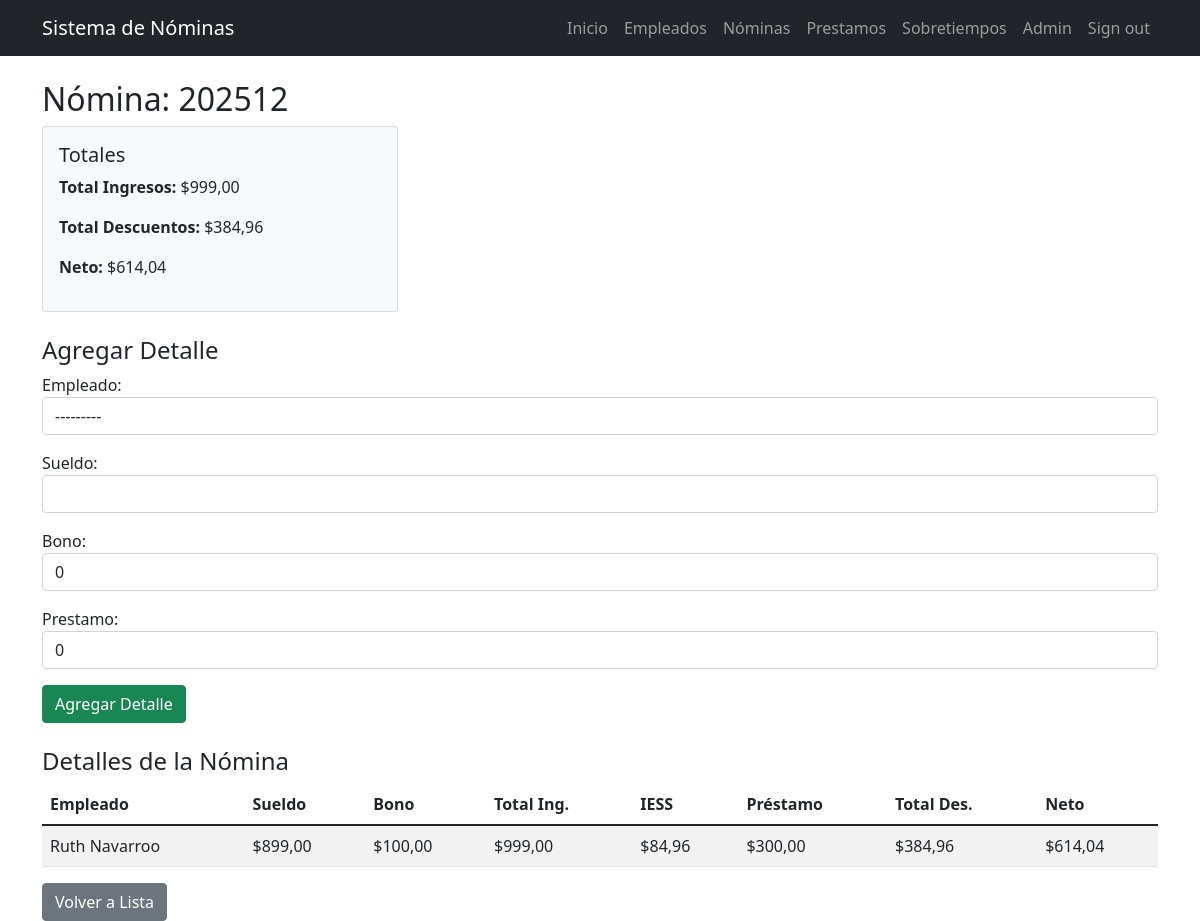
The page /nominas/11/ (signed in) on the database as committed earlier.
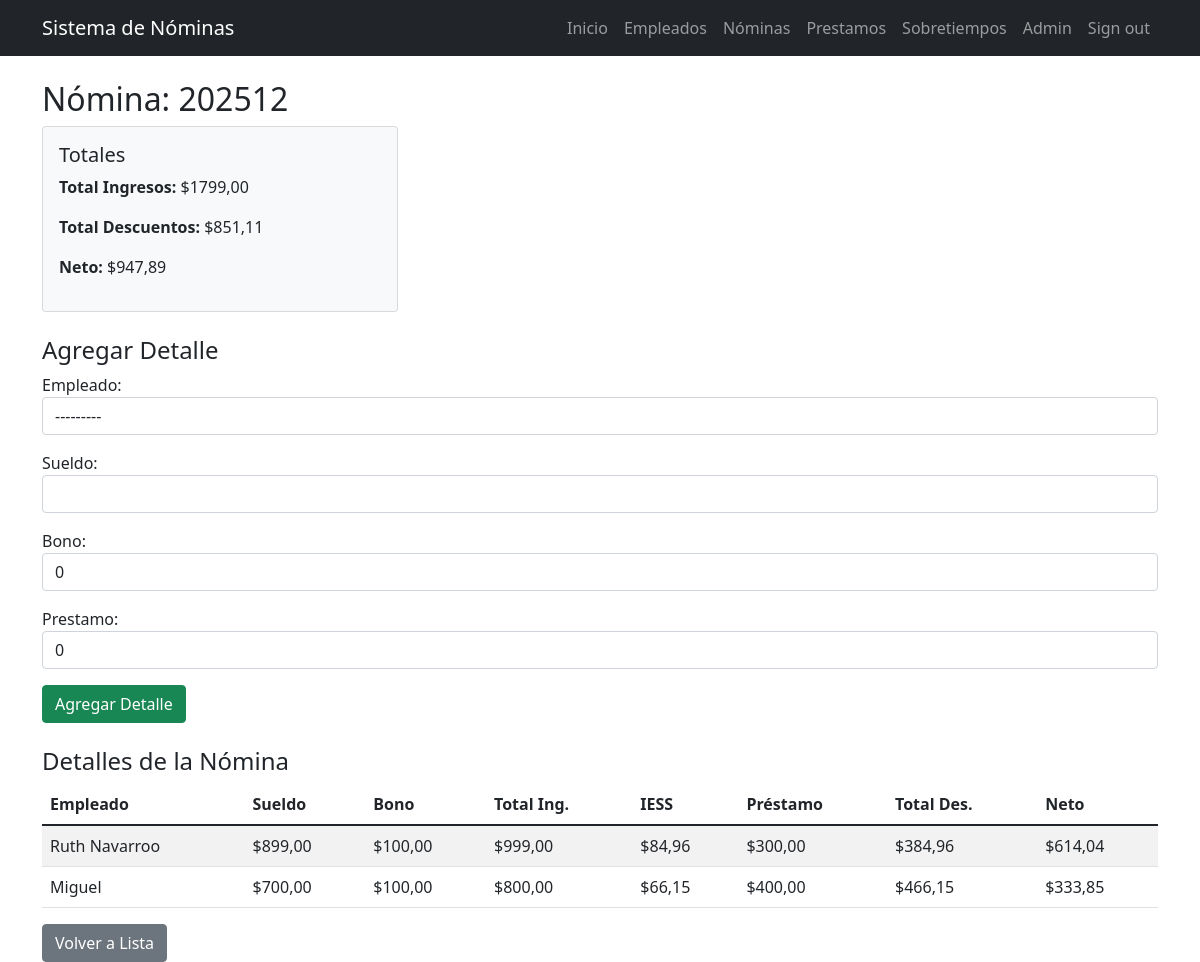
The same page on the database as committed later.
### nomina/models.py (models this page shows, shortened)
class Nomina(models.Model):
    aniomes = models.CharField(max_length=6)
    tot_ing = models.DecimalField(max_digits=12, decimal_places=2, default=0)
    tot_des = models.DecimalField(max_digits=12, decimal_places=2, default=0)
    neto = models.DecimalField(max_digits=12, decimal_places=2, default=0)

class NominaDetalle(models.Model):
    nomina = models.ForeignKey(Nomina, on_delete=models.CASCADE)
    empleado = models.ForeignKey(Empleado, on_delete=models.CASCADE)
    sueldo = models.DecimalField(
        max_digits=10,
        decimal_places=2,
        validators=[MinValueValidator(Decimal('0'), _('El sueldo no puede ser negativo.'))]
    )
    bono = models.DecimalField(
        max_digits=10,
        decimal_places=2,
        default=0,
        validators=[MinValueValidator(Decimal('0'), _('El bono no puede ser negativo.'))]
    )
    tot_ing = models.DecimalField(max_digits=10, decimal_places=2, default=0)
    iess = models.DecimalField(max_digits=10, decimal_places=2, default=0)
    prestamo = models.DecimalField(
        max_digits=10,
        decimal_places=2,
        default=0,
        validators=[MinValueValidator(Decimal('0'), _('El préstamo no puede ser negativo.'))]
    )
    tot_des = models.DecimalField(max_digits=10, decimal_places=2, default=0)
    neto = models.DecimalField(max_digits=10, decimal_places=2, default=0)

class Empleado(models.Model):
    cedula = models.CharField(
        max_length=10,
        unique=True,
        validators=[
            RegexValidator(
                regex=r'^\d{10}$',
                message='La cédula debe tener exactamente 10 dígitos numéricos.'
            )
        ],
        help_text='Cédula ecuatoriana de 10 dígitos'
    )
    nombre = models.CharField(max_length=100)
    sueldo = models.DecimalField(max_digits=10, decimal_places=2,validators=[MinValueValidator(0, 'El sueldo no puede ser negativo.')])
    departamento = models.CharField(max_length=100)
    cargo = models.CharField(max_length=100)
    def __str__(self):
        return f"{self.nombre} ({self.cedula})"

### nomina/views.py (the view, shortened to what this page needs)
# urls.py: path('nominas/<int:pk>/', NominaDetailView.as_view(), name='nomina_detail'),
class NominaDetailView(LoginRequiredMixin, DetailView):
    model = Nomina
    template_name = "nomina/nomina_detail.html"
    context_object_name = "nomina"
    def get_context_data(self, **kwargs):
        context = super().get_context_data(**kwargs)
        context["detalles"] = self.object.nominadetalle_set.all()
        context["form"] = NominaDetalleForm()
        return context

### nomina/forms.py
class NominaDetalleForm(forms.ModelForm):
    class Meta:
        model = NominaDetalle
        fields = ['empleado', 'sueldo', 'bono', 'prestamo']
        widgets = {
            'empleado': forms.Select(attrs={'class': 'form-control'}),
            'sueldo': forms.NumberInput(attrs={'class': 'form-control'}),
            'bono': forms.NumberInput(attrs={'class': 'form-control'}),
            'prestamo': forms.NumberInput(attrs={'class': 'form-control'}),
        }

### nomina/templates/nomina/nomina_detail.html (shortened to what this page needs)
{% extends 'nomina/base.html' %}
{% block content %}
<h2>Nómina: {{ nomina.aniomes }}</h2>
<div class="row mb-4">
    <div class="col-md-4">
        <div class="card bg-light">
            <div class="card-body">
                <h5>Totales</h5>
                <p><strong>Total Ingresos:</strong> ${{ nomina.tot_ing }}</p>
                <p><strong>Total Descuentos:</strong> ${{ nomina.tot_des }}</p>
                <p><strong>Neto:</strong> ${{ nomina.neto }}</p>
            </div>
        </div>
    </div>
</div>
<h4>Agregar Detalle</h4>
<form method="post" class="mb-4">
    {{ form.as_p }}
    <button type="submit" class="btn btn-success">Agregar Detalle</button>
</form>
<h4>Detalles de la Nómina</h4>
<table class="table table-striped">
    <thead>
        <tr>
            <th>Empleado</th>
            <th>Sueldo</th>
            <th>Bono</th>
            <th>Total Ing.</th>
            <th>IESS</th>
            <th>Préstamo</th>
            <th>Total Des.</th>
            <th>Neto</th>
        </tr>
    </thead>
    <tbody>
        {% for detalle in detalles %}
        <tr>
            <td>{{ detalle.empleado.nombre }}</td>
            <td>${{ detalle.sueldo }}</td>
            <td>${{ detalle.bono }}</td>
            <td>${{ detalle.tot_ing }}</td>
            <td>${{ detalle.iess }}</td>
            <td>${{ detalle.prestamo }}</td>
            <td>${{ detalle.tot_des }}</td>
            <td>${{ detalle.neto }}</td>
        </tr>
        {% endfor %}
    </tbody>
</table>
<a href="{% url 'nomina:nomina_list' %}" class="btn btn-secondary">Volver a Lista</a>
{% endblock %}

### nomina/templates/nomina/base.html (shortened to what this page needs)
<!DOCTYPE html>
<html lang="es">
<head>
    <link href="https://cdn.jsdelivr.net/npm/bootstrap@5.1.3/dist/css/bootstrap.min.css" rel="stylesheet">
</head>
<body>
    <nav class="navbar navbar-expand-lg navbar-dark bg-dark">
        <div class="container">
            <a class="navbar-brand" href="{% url 'nomina:home' %}">Sistema de Nóminas</a>
            <div class="navbar-nav">
                <a class="nav-link" href="{% url 'nomina:home' %}">Inicio</a>
                <a class="nav-link" href="{% url 'nomina:empleado_list' %}">Empleados</a>
                <a class="nav-link" href="{% url 'nomina:nomina_list' %}">Nóminas</a>
                <a class="nav-link" href="{% url 'prestamos:prestamo_list' %}">Prestamos</a>
                <a class="nav-link" href="{% url 'sobretiempo:sobretiempo_list' %}">Sobretiempos</a>
                <a class="nav-link" href="/admin/" target="_blank">Admin</a>
                {% if user.is_authenticated %}
                <a class="nav-link" href="{% url 'nomina:signout' %}">Sign out</a>
                {% else %}
                <a class="nav-link" href="{% url 'nomina:signup' %}">Sign up</a>
                <a class="nav-link" href="{% url 'nomina:signin' %}">Sign in</a>
                {% endif %}
            </div>
        </div>
    </nav>
    <div class="container mt-4">
        {% block content %}
        {% endblock %}
    </div>
</body>
</html>

Rows that differ between the two databases and show on the page:
changed Nomina: tot_ing "999,00" → "1799,00"; tot_des "384,96" → "851,11"; neto "614,04" → "947,89"
added NominaDetalle: empleado.nombre "Miguel", sueldo "700,00", bono "100,00", tot_ing "800,00", iess "66,15", prestamo "400,00", tot_des "466,15", neto "333,85"
